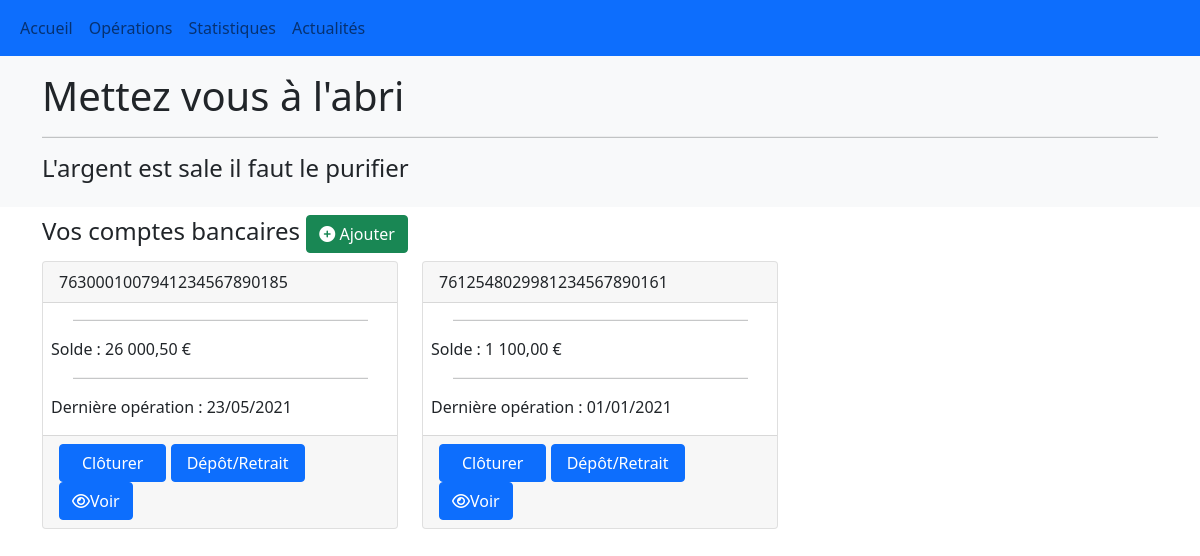
/comptes.php (signed in), run on the app's committed database.
### tables this page shows
CREATE TABLE compte (
  id int(10) UNSIGNED NOT NULL AUTO_INCREMENT,
  numcompte varchar(30) NOT NULL,
  typecompte_id int(10) UNSIGNED NOT NULL,
  date_ouverture date NOT NULL DEFAULT current_timestamp(),
  derniere_op date NOT NULL DEFAULT '1000-01-01',
  solde decimal(7,2) NOT NULL,
  titulaire_id int(10) UNSIGNED NOT NULL,
  PRIMARY KEY (id),
  FOREIGN KEY (titulaire_id) REFERENCES titulaire(id),
  FOREIGN KEY (typecompte_id) REFERENCES typecompte(id)
);

### comptes.php (called while the page is built, shortened)
<?php
  require_once "Models/comptemodel.php" ;
  if (isset($_SESSION["user"]) && !empty($_SESSION["user"])) {
    $comptes = CompteModel::getAccount($_SESSION["user"]);
  }
  require_once "Views/comptesListView.php" ;
?>

### connect_db.php (called while the page is built, shortened)
<?php
    class Database {
      private static $connection = null;
      public static function connect () {
        try {
          self::$connection = new PDO("mysql:host=" . self::host . ";dbname=" . self::dbname . ";", self::user, self::password);
        } catch(PDOException $e)  {
          die($e->getMessage());
        }
        return self::$connection;
      }
    }
?>

### Models/compteModel.php (called while the page is built, shortened)
<?php
    require_once "connect_db.php";
    require "Models/Entity/compte.php";
    class CompteModel {
        public static function getAccount($id) { ;
            $requete = "select compte.id, compte.numcompte, typecompte.nom as nomcompte, compte.date_ouverture,
                    titulaire.nom, titulaire.prenom, compte.solde, compte.derniere_op
                from compte
                    inner join titulaire on compte.titulaire_id = titulaire.id
                    inner join typecompte on compte.typecompte_id = typecompte.id
                where titulaire.id = ?" ;
            $result = Database::connect()->prepare($requete);
            $result->execute([$id]);
            $comptes = $result->fetchall(PDO::FETCH_CLASS, 'compte');
            return $comptes;
        }
    }
?>

### Models/Entity/compte.php (called while the page is built, shortened)
<?php
    class Compte {
        protected int $id;
        protected string $numcompte;
        protected string $derniere_op;
        protected float $solde;
        public function getId() {
            return $this->id;
        }
        public function getNumCompte() {
            return $this->numcompte;
        }
        public function getDerniere_op()
        {
            return $this->derniere_op;
        }
        public function getSolde()
        {
            return $this->solde;
        }
    }
?>

### Views/comptesListView.php (the view, shortened to what this page needs)
<?php
    include "header.php" ;
?>
    <main>
      <section class="container">
        <p class="h4 mt-2">Vos comptes bancaires <a href="compte.php" class="btn btn-success"> <i
                            class="fas fa-plus-circle"></i> Ajouter</a> </p>
        <div class="row">
          <?php foreach ($comptes as $compte) { ?>
          <div class="col-4">
            <div class="card mb-2">
              <div class="card-header font-weight-bold">
                <span> <?php echo $compte->getNumCompte() ?> </span>
              </div>
              <div class="card_body">
                <hr class="col-10 offset-1">
                <p class="card-text px-2">Solde : <?php echo number_format($compte->getSolde(), 2, ',', ' ') . ' €' ?></p>
                <hr class="col-10 offset-1">
                <p class="card-text px-2">Dernière opération : <?php echo date("d/m/Y", strtotime($compte->getDerniere_op())) ?> </p>
                <div class="card-footer mx-auto">
                  <a class="btn btn-primary col-4" href="#">Clôturer</a>
                  <a class="btn btn-primary col-5" href="#">Dépôt/Retrait</a>
                  <a class="btn btn-primary" href="Views/operationsView.php?idcompte=<?php echo $compte->getId() ?>">
                  <i class="fa-regular fa-eye"></i>Voir</a>
                </div>
              </div>
            </div>
          </div>
          <?php } ?>
        </section>
    </main>
<?php include "footer.php" ?>
<?php exit ?>

### css/main.css (style rules this page uses)
html { color: #222; font-size: 1em; line-height: 1.4; }
hr { display: block; height: 1px; border: 0; border-top: 1px solid #ccc; margin: 1em 0; padding: 0; }

### css/style.css (style rules this page uses)
body { min-height: 100vh; z-index: 2; }
.card-header { font-weight: bold; }
.card-header > span { font-weight:normal; }

### data on the page
compte: numcompte "7630001007941234567890185", solde "26 000,50", derniere_op "23/05/2021"
compte: numcompte "7612548029981234567890161", solde "1 100,00", derniere_op "01/01/2021"
